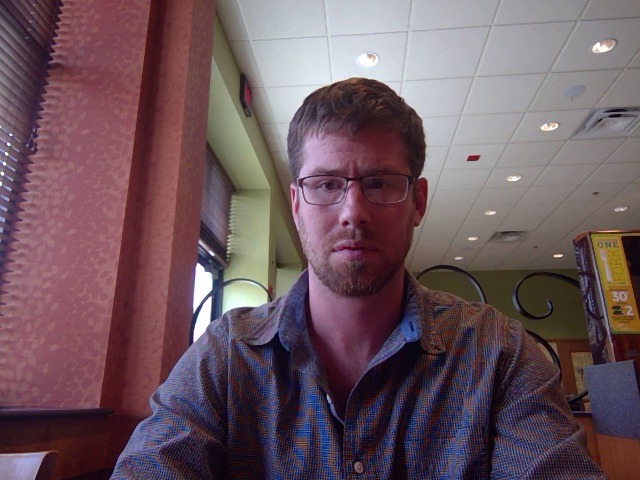
#> input picture data/write/july/imgs13/img1.jpg, 640 x 480 px, found by its file name
$ python TrackA.py   (Python 2 division)
#> lines starting #> are read from the running program, lines starting #| are printed output that depends on the picture; after the words box and inside, x2 and y2 are one past the last pixel; in counts of white or black regions, pixels touching at a corner belong together; long printed decimals are rounded
### modules/ImgProcs.py
import os, sys, time, copy, random, argparse
import traceback
import numpy as np
import cv2
import imutils
from ImgUtils import px3clr_3px1clr
from ImgUtils import px_to_list
from matplotlib import image as mpimg
from matplotlib import pyplot as plt
if False:
    from cv2 import *

def transformA(img, blur = 11, b_hsv = False):
    #frame = imutils.resize(frame, width=600)
    out = cv2.GaussianBlur(img, (blur, blur), 0)
    if b_hsv: return cv2.cvtColor(out, cv2.COLOR_BGR2HSV)
    return out


def threshA(img, threshLo = (0,0,0), threshHi = (255,255,255)):
    return cv2.inRange(img, threshLo, threshHi)

# [11 lines left out: function threshMultiOr, not called in this run]

def repairA(img, iterations = 2):
    img = cv2.erode(img, None, iterations=iterations)
    img = cv2.dilate(img, None, iterations=iterations)
    return img

def multi_thresh_cv(img1, img2, b_And = True, b_Or = False):
    return cv2.bitwise_and(img1,img2)


# [15 lines left out: function multi_thresh, not called in this run]


def px_data(img):
    return px3clr_3px1clr(px_to_list(img))

def px_range(data):
    return min(data), max(data)

# [6 lines left out: function pct_inrange_cv, not called in this run]

### modules/TrackA.py
import os
import numpy as np
import cv2
import imutils
from collections import deque
from matplotlib import image as mpimg
from matplotlib import pyplot as plt
import ImgProcs


def find_xy(mask):

    cnts = cv2.findContours(mask.copy(), cv2.RETR_EXTERNAL,
        cv2.CHAIN_APPROX_SIMPLE)[-2]

    if len(cnts) > 0:
        c = max(cnts, key=cv2.contourArea)
        ((x, y), radius) = cv2.minEnclosingCircle(c)
        return (x,y)

    return 0,0

def find_radius(mask):

    cnts = cv2.findContours(mask.copy(), cv2.RETR_EXTERNAL,
        cv2.CHAIN_APPROX_SIMPLE)[-2]

    if len(cnts) > 0:
        c = max(cnts, key=cv2.contourArea)
        ((x, y), radius) = cv2.minEnclosingCircle(c)
        return radius
    return 0

def get_contours(inp):
    return cv2.findContours(inp.copy(), cv2.RETR_EXTERNAL, cv2.CHAIN_APPROX_SIMPLE)[-2]

def top_contour(cnts):
    if len(cnts) > 0:
        c = max(cnts, key=cv2.contourArea)
        return c

def bottom_contour(cnts):
    if len(cnts) > 0:
        c = min(cnts, key=cv2.contourArea)
        return c

def get_enclosing_radius(c):
    ((x, y), radius) = cv2.minEnclosingCircle(c)
    return radius

def shapes_seen(img, thresh, blur = 11, repair_iters = 0, b_ret_radius = True, b_ret_area = False):

    if blur > 0:
        img = ImgProcs.transformA(img, blur= blur)

    mask = ImgProcs.threshA(img, np.array(thresh[0], dtype = 'uint8'),
                            np.array(thresh[1], dtype = 'uint8') )

    if repair_iters > 0:
        mask = ImgProcs.repairA(mask,repair_iters)

    cnts = get_contours(mask)

    if b_ret_radius:
        return map(lambda c: get_enclosing_radius(c), cnts)
    if b_ret_area:
        return map(lambda c: cv2.contourArea(c), cnts)

if __name__ == "__main__":

    img_p  = "C:/Users/wsutt/Desktop/files/ppd/ppd/data/write/july/imgs21/img1.jpg"
    img = cv2.imread(img_p)
#> img is the input picture: shape (480, 640, 3); mean B, G, R 94.2, 86.8, 108.4
    lo,hi = [5, 2, 6], [43, 32, 34]
    thresh1 = (np.array( lo , dtype = 'uint8' ), np.array( hi , dtype = 'uint8' ))
    out = shapes_seen(img,thresh = thresh1 )
#> in transformA, `out = cv2.GaussianBlur(img, (blur, blur), 0)`:
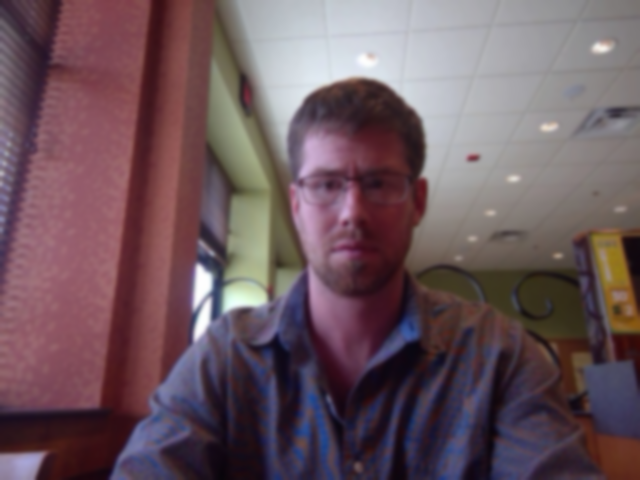
#> out: shape (480, 640, 3); mean B, G, R 94.2, 86.8, 108.4
#> in threshA, `return cv2.inRange(img, threshLo, threshHi)`:
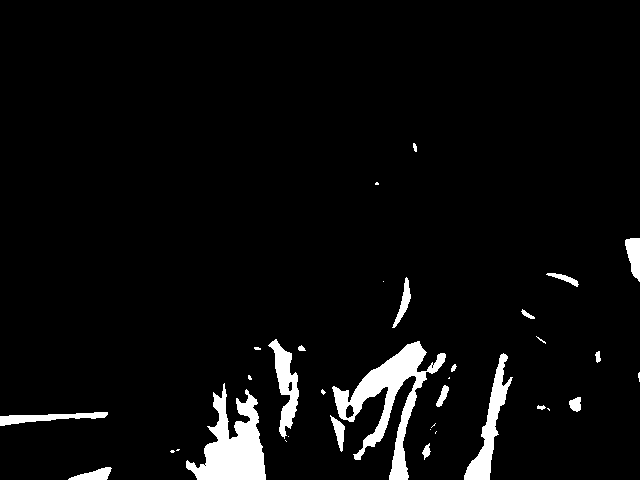
#> returned value: shape (480, 640); 4.6% white; 35 white regions (16 under 20 px)
#> in shapes_seen, `cnts = get_contours(mask)`: cnts = 35 contours, 19 with area under 20; largest, box (x1, y1, x2, y2) and area: (332, 341, 446, 480) 4145, (186, 383, 266, 480) 3700, (464, 353, 513, 480) 1574, (268, 339, 299, 439) 1187, (0, 412, 108, 426) 584
#> out = 35 values, max 71.13 at index 25, min 0.0001 at index 5, mean 13.93
    print out
#> (printed output is left out)
    print "\n"
    out = shapes_seen(img,thresh = thresh1, repair_iters = 7 )
#> in repairA, `img = cv2.erode(img, None, iterations=iterations)`:
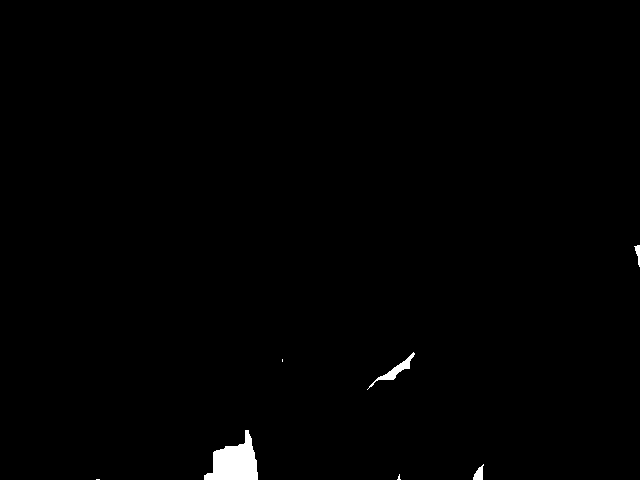
#> img: shape (480, 640); 0.68% white; 7 white regions (3 under 20 px), largest, box (x1, y1, x2, y2) and area: (204, 430, 258, 480) 1587, (367, 352, 415, 390) 307, (473, 464, 484, 480) 104, (634, 245, 640, 267) 67
#> in repairA, `img = cv2.dilate(img, None, iterations=iterations)`:
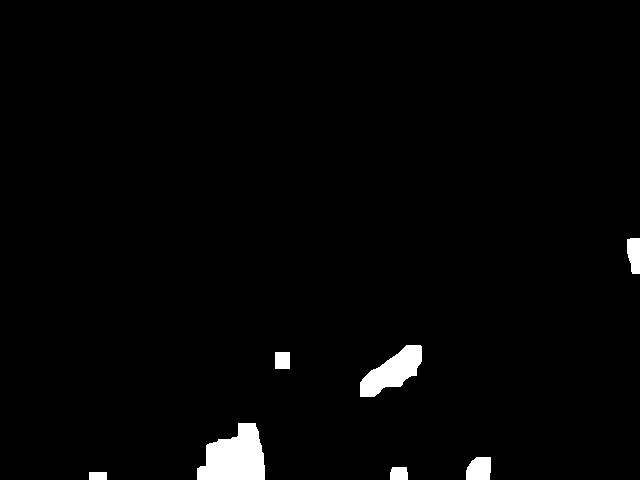
#> img: shape (480, 640); 2% white; 7 white regions
#> in shapes_seen (call 2), `cnts = get_contours(mask)`: cnts = 7 contours; box (x1, y1, x2, y2) and area: (197, 423, 265, 480) 2650, (360, 345, 422, 397) 1624, (466, 457, 491, 480) 468, (627, 238, 640, 274) 358, (275, 352, 290, 369) 224, (390, 467, 408, 480) 194, (89, 472, 107, 480) 119
#> out = [9.19, 10.03, 16.28, 40.83, 10.63, 39.44, 18.09]
    print out
#| [9.192, 10.035, 16.279, 40.829, 10.630, 39.437, 18.090]
